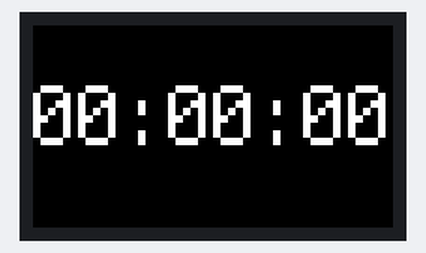
Simulated run of this program. Board: CircuitPython board. On the bench: 240×135 colour display.

Above: at 0.1 s.
At 4.1 s:
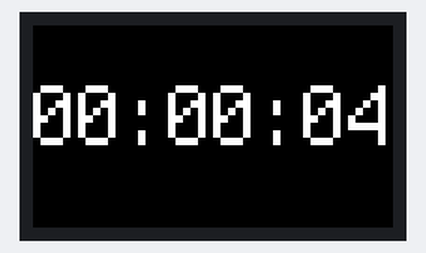
At 9.1 s:
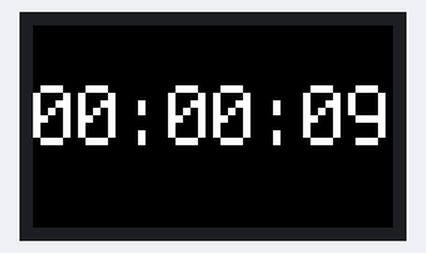
At 19.1 s:
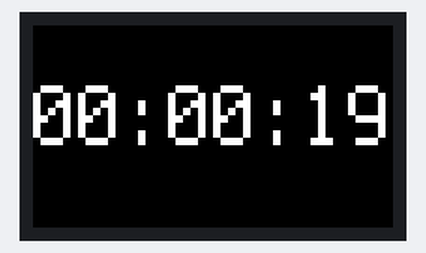
At 28.1 s:
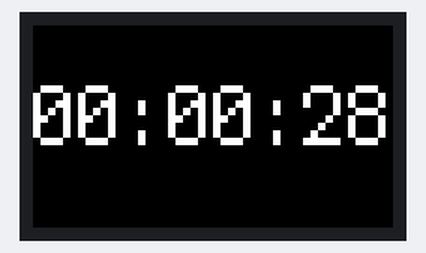
At 38.1 s:
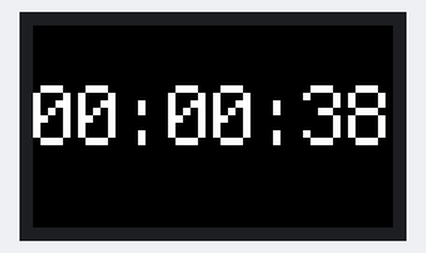

The program:

code.py
```python
##
## Shows how long the car has been turned on for
##

import time
import board
import terminalio
from adafruit_display_text import bitmap_label

scale = 5

started = time.monotonic();
text_area = bitmap_label.Label(terminalio.FONT, text="---", scale=scale)
text_area.x = 0
text_area.y = 60
board.DISPLAY.show(text_area)

def digit(value):
    return str(value) if value > 10 else "0" + str(value)

def time_string(started):
    now = time.monotonic()
    t = round(now - started)
    ss = t % 60
    mm = (t // 60) % 60
    hh = (t // (60*60)) % 60
    return digit(hh) + ":" + digit(mm) + ":" + digit(ss)


while True:
    text_area.text = time_string(started)
    time.sleep(1);
```

Measured:
- what the display in image 0 shows lasts 1.0 s, from 0.0 s to 1.0 s
